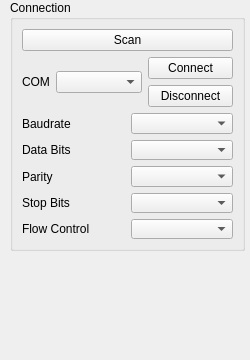
<?xml version="1.0" encoding="UTF-8"?>
<ui version="4.0">
 <class>SerialConfigBox</class>
 <widget class="QWidget" name="SerialConfigBox">
  <property name="windowModality">
   <enum>Qt::NonModal</enum>
  </property>
  <property name="geometry">
   <rect>
    <x>0</x>
    <y>0</y>
    <width>250</width>
    <height>360</height>
   </rect>
  </property>
  <property name="sizePolicy">
   <sizepolicy hsizetype="Minimum" vsizetype="MinimumExpanding">
    <horstretch>0</horstretch>
    <verstretch>0</verstretch>
   </sizepolicy>
  </property>
  <property name="minimumSize">
   <size>
    <width>250</width>
    <height>300</height>
   </size>
  </property>
  <property name="windowTitle">
   <string>Form</string>
  </property>
  <widget class="QGroupBox" name="groupBox_3">
   <property name="geometry">
    <rect>
     <x>10</x>
     <y>0</y>
     <width>235</width>
     <height>251</height>
    </rect>
   </property>
   <property name="title">
    <string>Connection</string>
   </property>
   <layout class="QGridLayout" name="gridLayout">
    <item row="1" column="0">
     <layout class="QHBoxLayout" name="COMLayout">
      <item>
       <widget class="QLabel" name="COMLabel">
        <property name="sizePolicy">
         <sizepolicy hsizetype="Maximum" vsizetype="MinimumExpanding">
          <horstretch>0</horstretch>
          <verstretch>0</verstretch>
         </sizepolicy>
        </property>
        <property name="text">
         <string>COM</string>
        </property>
       </widget>
      </item>
      <item>
       <widget class="QComboBox" name="COMComboBox">
        <property name="sizePolicy">
         <sizepolicy hsizetype="Minimum" vsizetype="Fixed">
          <horstretch>0</horstretch>
          <verstretch>0</verstretch>
         </sizepolicy>
        </property>
       </widget>
      </item>
      <item>
       <layout class="QVBoxLayout" name="verticalLayout">
        <item>
         <widget class="QPushButton" name="connectButton">
          <property name="sizePolicy">
           <sizepolicy hsizetype="Minimum" vsizetype="Fixed">
            <horstretch>0</horstretch>
            <verstretch>0</verstretch>
           </sizepolicy>
          </property>
          <property name="text">
           <string>Connect</string>
          </property>
         </widget>
        </item>
        <item>
         <widget class="QPushButton" name="disconnectButton">
          <property name="text">
           <string>Disconnect</string>
          </property>
         </widget>
        </item>
       </layout>
      </item>
     </layout>
    </item>
    <item row="2" column="0">
     <layout class="QVBoxLayout" name="settingsLayout">
      <item>
       <layout class="QHBoxLayout" name="baudrateLayout">
        <item>
         <widget class="QLabel" name="baudrateLabel">
          <property name="text">
           <string>Baudrate</string>
          </property>
         </widget>
        </item>
        <item>
         <widget class="QComboBox" name="baudrateComboBox"/>
        </item>
       </layout>
      </item>
      <item>
       <layout class="QHBoxLayout" name="dataBitsLayout">
        <item>
         <widget class="QLabel" name="dataBitsLabel">
          <property name="text">
           <string>Data Bits</string>
          </property>
         </widget>
        </item>
        <item>
         <widget class="QComboBox" name="dataBitsComboBox"/>
        </item>
       </layout>
      </item>
      <item>
       <layout class="QHBoxLayout" name="parityLayout">
        <item>
         <widget class="QLabel" name="parityLabel">
          <property name="text">
           <string>Parity</string>
          </property>
         </widget>
        </item>
        <item>
         <widget class="QComboBox" name="parityComboBox"/>
        </item>
       </layout>
      </item>
      <item>
       <layout class="QHBoxLayout" name="stopBitsLayout">
        <item>
         <widget class="QLabel" name="stopBitsLabel">
          <property name="text">
           <string>Stop Bits</string>
          </property>
         </widget>
        </item>
        <item>
         <widget class="QComboBox" name="stopBitsComboBox"/>
        </item>
       </layout>
      </item>
      <item>
       <layout class="QHBoxLayout" name="flowControlLayout">
        <item>
         <widget class="QLabel" name="flowControlLabel">
          <property name="text">
           <string>Flow Control</string>
          </property>
         </widget>
        </item>
        <item>
         <widget class="QComboBox" name="flowControlComboBox"/>
        </item>
       </layout>
      </item>
     </layout>
    </item>
    <item row="0" column="0">
     <widget class="QPushButton" name="scanButton">
      <property name="text">
       <string>Scan</string>
      </property>
     </widget>
    </item>
   </layout>
  </widget>
 </widget>
 <resources/>
 <connections/>
</ui>
